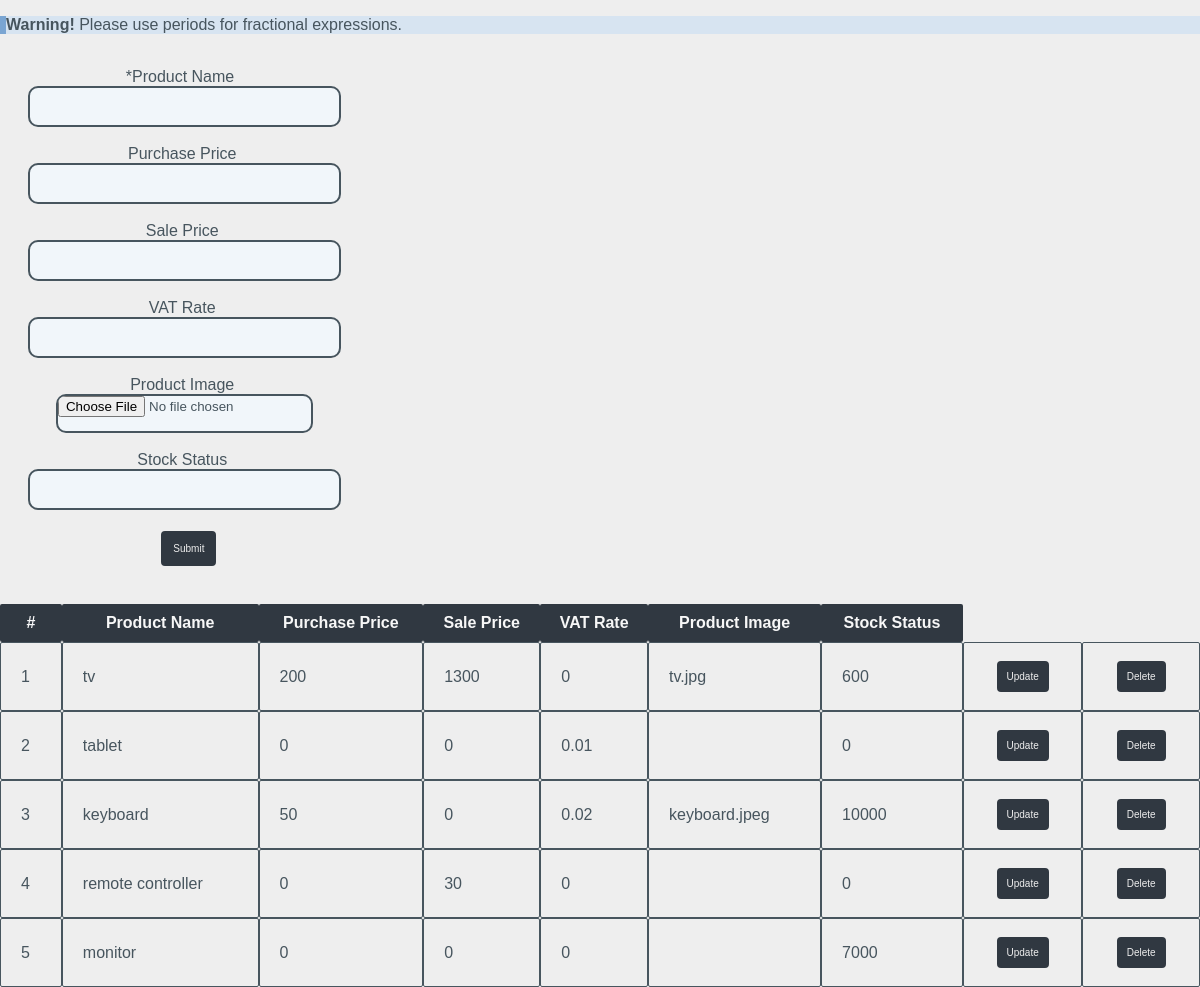
The page /listing.php on the database its author committed.
### tables this page shows
CREATE TABLE `products` (
  `id` int(11) NOT NULL,
  `productName` text NOT NULL,
  `purchasePrice` float DEFAULT 0,
  `salePrice` float DEFAULT 0,
  `vatRate` float DEFAULT 0,
  `productImage` text DEFAULT NULL,
  `stockStatus` int(11) DEFAULT 0,
  `isDeleted` int(1) NOT NULL
);

### listing.php (the view, shortened to what this page needs)
<?php
include('inserting.php');
$query = "SELECT id, productName, purchasePrice, salePrice, vatRate, productImage, stockStatus FROM products WHERE isDeleted = 1";
$stmt = mysqli_prepare($conn, $query);
?>
<head>
</head>
<table style="width:100%" cellspacing="0" cellpadding="10">
    <tr>
        <th>#</th>
        <th>Product Name</th>
        <th>Purchase Price</th>
        <th>Sale Price</th>
        <th>VAT Rate</th>
        <th>Product Image</th>
        <th>Stock Status</th>
    </tr>
    <?php
    if (mysqli_stmt_execute($stmt)) {
        mysqli_stmt_bind_result($stmt, $id, $product_name, $purchase_price, $sale_price, $vat, $product_image, $stock);
        $sn = 1;
        while (mysqli_stmt_fetch($stmt)) {
    ?>
            <tr>
                <td><?php echo $sn; ?> </td>
                <td class="editable" data-column="pName"><?php echo $product_name; ?></td>
                <td class="editable" data-column="pPrice"><?php echo $purchase_price; ?></td>
                <td class="editable" data-column="sPrice"><?php echo $sale_price; ?></td>
                <td class="editable" data-column="vat"><?php echo $vat; ?></td>
                <td class="editable" data-column="pImage"> <?php echo $product_image; ?></td>
                <td class="editable" data-column="stock"><?php echo $stock; ?></td>
                <td align="center"><button class="edit" data-id="<?php echo $id; ?>">Update</button></td>
                <td align="center"><button class='btn' type="submit" name='delete' data-id="<?php echo $id; ?>">Delete</button></td>
            <tr>
            <?php
            $sn++;
        }
    } else { ?>
            <tr>
                <td colspan="6">No data found</td>
            </tr>
        <?php } ?>
</table>

### inserting.php (shortened to what this page needs)
<!DOCTYPE html>
<html>
<head>
  <link rel="stylesheet" href="style.css">
</head>
<body>
  <form action="" method="POST">
    <div class="warning">
      <p><strong>Warning!</strong> Please use periods for fractional expressions.</p>
    </div>
    <div class="box" ; style="width:360px;height:500px;border:.5px;">
      &nbsp;<br>*Product Name<br>&nbsp;
      <input name="pName" class="input" size="36" style="height:35px" type="text" maxlength="40" required>
      <br><br>&nbsp;Purchase Price<br>&nbsp;
      <input name="pPrice" class="input" size="36" style="height:35px" min="0" type="float">
      <br><br>&nbsp;Sale Price<br>&nbsp;
      <input name="sPrice" class="input" size="36" style="height:35px" min="0" type="float">
      <br><br>&nbsp;VAT Rate<br>&nbsp;
      <input name="vat" class="input" size="36" style="height:35px" min="0" type="float">
      <br><br>&nbsp;Product Image<br>&nbsp;
      <input name="pImage" class="input" size="36" style="height:35px" type="file">
      <br><br>&nbsp;Stock Status<br>&nbsp;
      <input name="stock" class="input" size="36" style="height:35px" min="0" type="int">
      <br>
      <br>&nbsp;&nbsp;&nbsp;
      <button type="submit" name="submit" class="sbmt"> Submit </button>
      <br><br>
    </div><br><br><br>
  </form>
</body>
</html>

### style.css (style rules this page uses)
body { background-color: #eeeeee; font-family: 'Lexend Deca', sans-serif; margin: auto; color: #47555e; }
.edit { background-color: #303841; color: #eeeeee; padding: 8px; text-align: center; text-decoration: none; display: inline-block; font-size: 10px; margin: 4px 2px; cursor: pointer; border: 2px solid #303841; }
.edit { border-radius: 4px; }
.btn { background-color: #303841; color: #eeeeee; padding: 8px; text-align: center; text-decoration: none; display: inline-block; font-size: 10px; margin: 8px 3px; cursor: pointer; border: 2px solid #303841; }
.btn { border-radius: 4px; }
.sbmt { background-color: #303841; color: #eeeeee; padding: 10px; text-align: center; text-decoration: none; display: inline-block; font-size: 10px; margin: 3px 2px; cursor: pointer; border: 2px solid #303841; }
.sbmt { border-radius: 4px; }
.box { text-align: center; }
.input { background-color: #f1f6fa; border: 2px solid #47555e; border-radius: 10px; }
.warning { background-color: #d7e4f1; border-left: 6px solid #7aa5d2; }
::after table { border-collapse: collapse; }
table th { background-color: #303841; color: #f7f7f7; border-radius: 2px; }
table td { background-color: #eeeeee; border: 1px solid #47555e; border-radius: 2px; padding: 10px 20px; }

### rows shown on the page
products: product_name "tv", purchase_price "200", sale_price "1300", vat "0", product_image "tv.jpg", stock "600"
products: product_name "tablet", salePrice "0", sale_price "0", vat "0.01", stock "0"
products: product_name "keyboard", purchase_price "50", sale_price "0", vat "0.02", product_image "keyboard.jpeg", stock "10000"
products: product_name "remote controller", purchase_price "0", sale_price "30", vat "0", stock "0"
products: product_name "monitor", salePrice "0", vatRate "0", vat "0", stock "7000"
